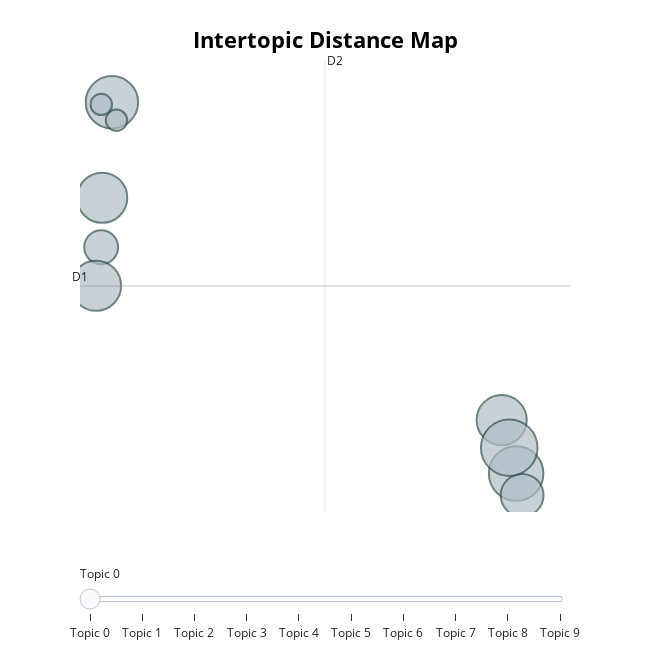

Here is the notebook cell this chart was saved with:
### Code cell
topic_model.visualize_topics()

### Figure 1 — Plotly figure (JSON) as saved in the notebook; plotly's stock layout.template omitted (floating-point values rounded to 4 significant figures)
{"data": [{"customdata": [[0, "email | gmailcom | gửi | hòm_thư | inbox", 11], [1, "email | ptit_nạ | độngtha_thiết | lắm | lớp", 12], [2, "lọ_lem | lội | bơi | trảy_hội | khai_mạc", 2], [3, "email | viết | boy_khoa | inbox | đăng", 5], [4, "malibu | barbershop | thế_sinh |  | ", 2], [5, "clb_guitar_ptit | học_viện_p | viết | thông_báo | guitar_ptit", 11], [6, "email | inbox | tâm_sự | nha | thoy_nạ", 11], [7, "email | copyxem | khải | inbox | gmailcom", 13], [8, "inf | ddt | tung | ptiters | ufh", 8], [9, "gmailcom | inbox | email | ảnh | hòm_thư", 14]], "hovertemplate": "<b>Topic %{customdata[0]}</b><br>%{customdata[1]}<br>Size: %{customdata[2]}", "legendgroup": "", "marker": {"color": "#B0BEC5", "line": {"color": "DarkSlateGrey", "width": 2}, "size": [11, 12, 2, 5, 2, 11, 11, 13, 8, 14], "sizemode": "area", "sizeref": 0.00875, "symbol": "circle"}, "mode": "markers", "name": "", "orientation": "v", "showlegend": false, "type": "scatter", "x": [14.01, -4.265, -4.051, -4.769, -4.764, -5.01, -4.721, 14.69, 14.97, 14.36], "xaxis": "x", "y": [-0.4732, 3.669, 3.433, 1.779, 3.64, 1.278, 2.424, -1.17, -1.453, -0.8322], "yaxis": "y"}], "layout": {"annotations": [{"showarrow": false, "text": "D1", "x": -5.761, "y": 1.274, "yshift": 10}, {"showarrow": false, "text": "D2", "x": 5.726, "xshift": 10, "y": 4.219}], "height": 650, "hoverlabel": {"bgcolor": "white", "font": {"family": "Rockwell", "size": 16}}, "legend": {"itemsizing": "constant", "tracegroupgap": 0}, "margin": {"t": 60}, "shapes": [{"line": {"color": "#CFD8DC", "width": 2}, "type": "line", "x0": 5.726, "x1": 5.726, "y0": -1.671, "y1": 4.219}, {"line": {"color": "#9E9E9E", "width": 2}, "type": "line", "x0": -5.761, "x1": 17.21, "y0": 1.274, "y1": 1.274}], "sliders": [{"active": 0, "pad": {"t": 50}, "steps": [{"args": [{"marker.color": [["red", "#B0BEC5", "#B0BEC5", "#B0BEC5", "#B0BEC5", "#B0BEC5", "#B0BEC5", "#B0BEC5", "#B0BEC5", "#B0BEC5"]]}], "label": "Topic 0", "method": "update"}, {"args": [{"marker.color": [["#B0BEC5", "red", "#B0BEC5", "#B0BEC5", "#B0BEC5", "#B0BEC5", "#B0BEC5", "#B0BEC5", "#B0BEC5", "#B0BEC5"]]}], "label": "Topic 1", "method": "update"}, {"args": [{"marker.color": [["#B0BEC5", "#B0BEC5", "red", "#B0BEC5", "#B0BEC5", "#B0BEC5", "#B0BEC5", "#B0BEC5", "#B0BEC5", "#B0BEC5"]]}], "label": "Topic 2", "method": "update"}, {"args": [{"marker.color": [["#B0BEC5", "#B0BEC5", "#B0BEC5", "red", "#B0BEC5", "#B0BEC5", "#B0BEC5", "#B0BEC5", "#B0BEC5", "#B0BEC5"]]}], "label": "Topic 3", "method": "update"}, {"args": [{"marker.color": [["#B0BEC5", "#B0BEC5", "#B0BEC5", "#B0BEC5", "red", "#B0BEC5", "#B0BEC5", "#B0BEC5", "#B0BEC5", "#B0BEC5"]]}], "label": "Topic 4", "method": "update"}, {"args": [{"marker.color": [["#B0BEC5", "#B0BEC5", "#B0BEC5", "#B0BEC5", "#B0BEC5", "red", "#B0BEC5", "#B0BEC5", "#B0BEC5", "#B0BEC5"]]}], "label": "Topic 5", "method": "update"}, {"args": [{"marker.color": [["#B0BEC5", "#B0BEC5", "#B0BEC5", "#B0BEC5", "#B0BEC5", "#B0BEC5", "red", "#B0BEC5", "#B0BEC5", "#B0BEC5"]]}], "label": "Topic 6", "method": "update"}, {"args": [{"marker.color": [["#B0BEC5", "#B0BEC5", "#B0BEC5", "#B0BEC5", "#B0BEC5", "#B0BEC5", "#B0BEC5", "red", "#B0BEC5", "#B0BEC5"]]}], "label": "Topic 7", "method": "update"}, {"args": [{"marker.color": [["#B0BEC5", "#B0BEC5", "#B0BEC5", "#B0BEC5", "#B0BEC5", "#B0BEC5", "#B0BEC5", "#B0BEC5", "red", "#B0BEC5"]]}], "label": "Topic 8", "method": "update"}, {"args": [{"marker.color": [["#B0BEC5", "#B0BEC5", "#B0BEC5", "#B0BEC5", "#B0BEC5", "#B0BEC5", "#B0BEC5", "#B0BEC5", "#B0BEC5", "red"]]}], "label": "Topic 9", "method": "update"}]}], "title": {"font": {"color": "Black", "size": 22}, "text": "<b>Intertopic Distance Map</b>", "x": 0.5, "xanchor": "center", "y": 0.95, "yanchor": "top"}, "width": 650, "xaxis": {"anchor": "y", "domain": [0, 1], "range": [-5.761, 17.21], "title": {"text": ""}, "visible": false}, "yaxis": {"anchor": "x", "domain": [0, 1], "range": [-1.671, 4.219], "title": {"text": ""}, "visible": false}}}
